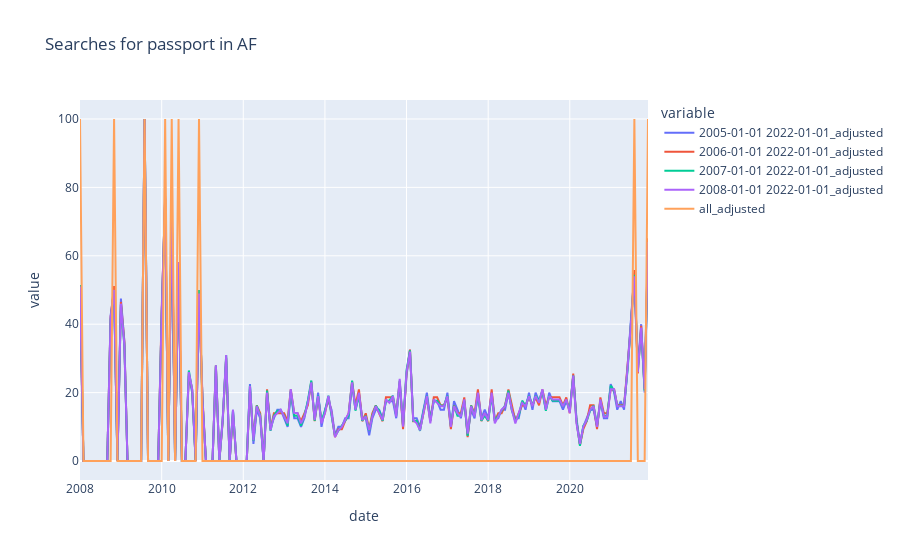

Write notebook code for a chart like this one.
### Code cell
def update_plots(country, keyword):
    # Clear the output area
    clear_output(wait=True)
    
    country_data = adjusted_1[(adjusted_1["country"] == country) & (adjusted_1["keyword"] == keyword)]
    
    fig = px.line(country_data, x="date", y=list_adjusted_cols, title=f"Searches for {keyword} in {country}")
    fig.show()
# Register the update_plots function as the callback for the dropdown widgets
widgets.interact(update_plots, country=country_dropdown, keyword=keyword_dropdown)

### Figure 1 — Plotly figure (JSON) as saved in the notebook; plotly's stock layout.template omitted (floating-point values rounded to 4 significant figures; data arrays with more than 128 entries replaced by an {"elided": "..."} marker saying what was removed)
{"data": [{"hovertemplate": "variable=2005-01-01 2022-01-01_adjusted<br>date=%{x}<br>value=%{y}<extra></extra>", "legendgroup": "2005-01-01 2022-01-01_adjusted", "line": {"color": "#636efa", "dash": "solid"}, "marker": {"symbol": "circle"}, "mode": "lines", "name": "2005-01-01 2022-01-01_adjusted", "orientation": "v", "showlegend": true, "type": "scatter", "x": {"elided": "168 str values"}, "xaxis": "x", "y": {"elided": "168 float values"}, "yaxis": "y"}, {"hovertemplate": "variable=2006-01-01 2022-01-01_adjusted<br>date=%{x}<br>value=%{y}<extra></extra>", "legendgroup": "2006-01-01 2022-01-01_adjusted", "line": {"color": "#EF553B", "dash": "solid"}, "marker": {"symbol": "circle"}, "mode": "lines", "name": "2006-01-01 2022-01-01_adjusted", "orientation": "v", "showlegend": true, "type": "scatter", "x": {"elided": "168 str values"}, "xaxis": "x", "y": {"elided": "168 float values"}, "yaxis": "y"}, {"hovertemplate": "variable=2007-01-01 2022-01-01_adjusted<br>date=%{x}<br>value=%{y}<extra></extra>", "legendgroup": "2007-01-01 2022-01-01_adjusted", "line": {"color": "#00cc96", "dash": "solid"}, "marker": {"symbol": "circle"}, "mode": "lines", "name": "2007-01-01 2022-01-01_adjusted", "orientation": "v", "showlegend": true, "type": "scatter", "x": {"elided": "168 str values"}, "xaxis": "x", "y": {"elided": "168 float values"}, "yaxis": "y"}, {"hovertemplate": "variable=2008-01-01 2022-01-01_adjusted<br>date=%{x}<br>value=%{y}<extra></extra>", "legendgroup": "2008-01-01 2022-01-01_adjusted", "line": {"color": "#ab63fa", "dash": "solid"}, "marker": {"symbol": "circle"}, "mode": "lines", "name": "2008-01-01 2022-01-01_adjusted", "orientation": "v", "showlegend": true, "type": "scatter", "x": {"elided": "168 str values"}, "xaxis": "x", "y": {"elided": "168 int values"}, "yaxis": "y"}, {"hovertemplate": "variable=all_adjusted<br>date=%{x}<br>value=%{y}<extra></extra>", "legendgroup": "all_adjusted", "line": {"color": "#FFA15A", "dash": "solid"}, "marker": {"symbol": "circle"}, "mode": "lines", "name": "all_adjusted", "orientation": "v", "showlegend": true, "type": "scatter", "x": {"elided": "168 str values"}, "xaxis": "x", "y": {"elided": "168 int values"}, "yaxis": "y"}], "layout": {"legend": {"title": {"text": "variable"}, "tracegroupgap": 0}, "title": {"text": "Searches for passport in AF"}, "xaxis": {"anchor": "y", "domain": [0, 1], "title": {"text": "date"}}, "yaxis": {"anchor": "x", "domain": [0, 1], "title": {"text": "value"}}}}
